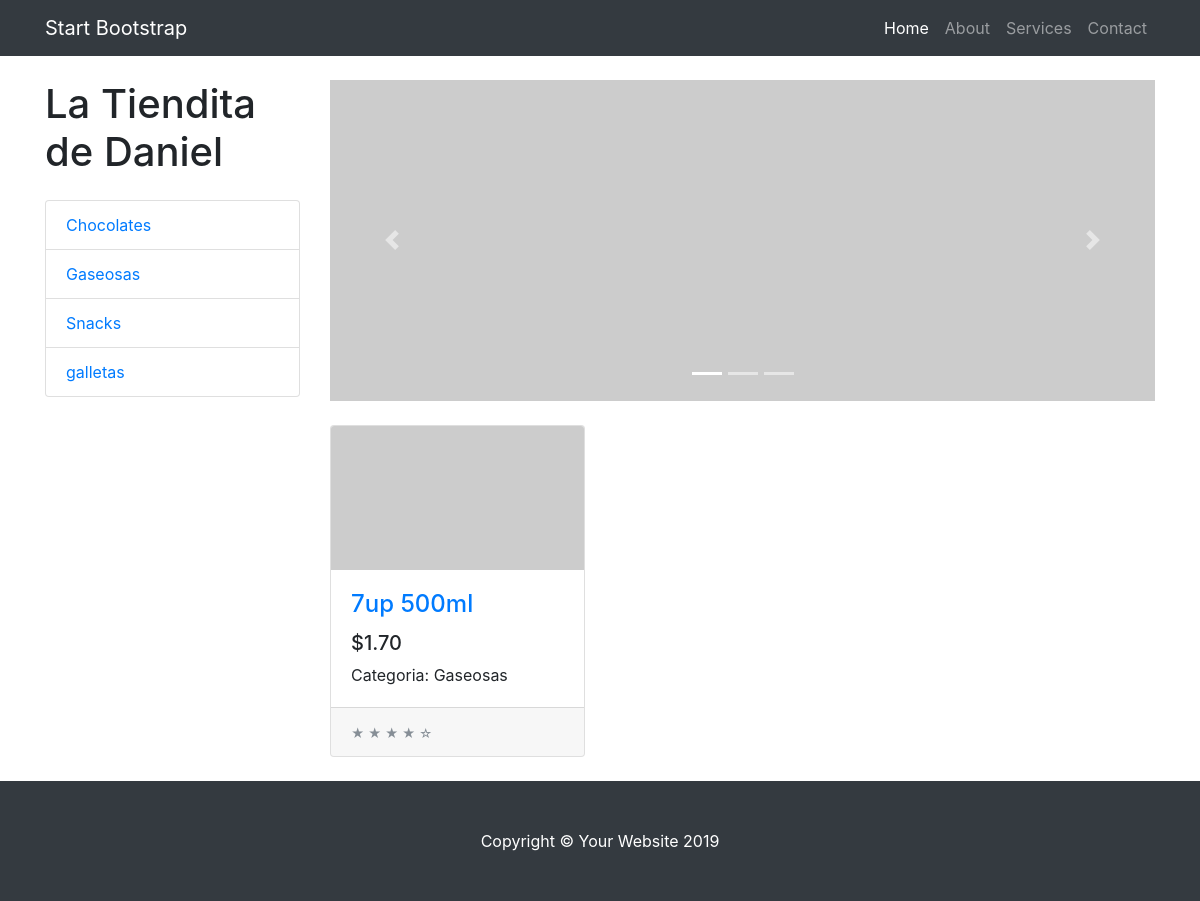
The page /tienda/categoria/2/ on the database its author committed.
### tienda/models.py (models this page shows, shortened)
class Categoria(models.Model):
    nombre = models.CharField(max_length=200)
    pub_date = models.DateTimeField('date published')

class Producto(models.Model):
    categoria = models.ForeignKey(Categoria, on_delete=models.CASCADE)
    nombre = models.CharField(max_length=200)
    precio = models.DecimalField(max_digits=6, decimal_places=2)
    stock = models.IntegerField(default=0)
    pub_date = models.DateTimeField('date published')
    imagen = models.ImageField(upload_to='productos',blank=True,null=True)

### tienda/views.py (the view)
# urls.py: path('categoria/<int:categoria_id>/', views.categoria, name='categoria'),
def categoria(request, categoria_id):
    product_list = Producto.objects.filter(categoria = categoria_id)[:6]
    cat_list = Categoria.objects.order_by('nombre')
    context = {'product_list': product_list, 'cat_list': cat_list}
    return render(request, 'tienda/categoria.html', context)

### tienda/templates/tienda/categoria.html (shortened to what this page needs)
{% extends "tienda/layout.html" %}
{% block content %}
    <div id="carouselExampleIndicators"
         class="carousel slide my-4"
         data-ride="carousel">
        <ol class="carousel-indicators">
            <li data-target="#carouselExampleIndicators"
                data-slide-to="0"
                class="active"></li>
            <li data-target="#carouselExampleIndicators" data-slide-to="1"></li>
            <li data-target="#carouselExampleIndicators" data-slide-to="2"></li>
        </ol>
        <div class="carousel-inner" role="listbox">
            <div class="carousel-item active">
                <img class="d-block img-fluid"
                     src="http://placehold.it/900x350"
                     alt="First slide">
            </div>
        </div>
        <a class="carousel-control-prev"
           href="#carouselExampleIndicators"
           role="button"
           data-slide="prev">
            <span class="carousel-control-prev-icon" aria-hidden="true"></span>
        </a>
        <a class="carousel-control-next"
           href="#carouselExampleIndicators"
           role="button"
           data-slide="next">
            <span class="carousel-control-next-icon" aria-hidden="true"></span>
        </a>
    </div>
    <div class="row">
        {% for prod in product_list %}
            <div class="col-lg-4 col-md-6 mb-4">
                <div class="card h-100">
                    <a href="producto/{{ prod.id }}/">
                        <img class="card-img-top" src="http://placehold.it/700x400" alt="">
                    </a>
                    <div class="card-body">
                        <h4 class="card-title">
                            <a href="producto/{{ prod.id }}/">{{ prod.nombre }}</a>
                        </h4>
                        <h5>${{ prod.precio }}</h5>
                        <p class="card-text">
                            Categoria: {{ prod.categoria.nombre }}
                        </p>
                    </div>
                    <div class="card-footer">
                        <small class="text-muted">&#9733; &#9733; &#9733; &#9733; &#9734;</small>
                    </div>
                </div>
            </div>
        {% endfor %}
    </div>
{% endblock %}

### tienda/templates/tienda/layout.html (shortened to what this page needs)
{% load static %}
<!DOCTYPE html>
<html lang="en">
  <head>
    <link href="{% static 'vendor/bootstrap/css/bootstrap.min.css' %}" rel="stylesheet">
    <link href="{% static 'css/shop.css' %}" rel="stylesheet">
  </head>
  <body>
    <nav class="navbar navbar-expand-lg navbar-dark bg-dark fixed-top">
      <div class="container">
        <a class="navbar-brand" href="#">Start Bootstrap</a>
        <div class="collapse navbar-collapse" id="navbarResponsive">
          <ul class="navbar-nav ml-auto">
            <li class="nav-item active">
              <a class="nav-link" href="#">Home
              </a>
            </li>
            <li class="nav-item">
              <a class="nav-link" href="#">About</a>
            </li>
            <li class="nav-item">
              <a class="nav-link" href="#">Services</a>
            </li>
            <li class="nav-item">
              <a class="nav-link" href="#">Contact</a>
            </li>
          </ul>
        </div>
      </div>
    </nav>
    <div class="container">
      <div class="row">
        <div class="col-lg-3">
          <h1 class="my-4">La Tiendita de Daniel</h1>
          <div class="list-group">
            {% for cat in cat_list %}
            <a href="/tienda/categoria/{{ cat.id }}/" class="list-group-item">{{ cat.nombre }}</a>
            {% endfor %}
          </div>
        </div>
        <div class="col-lg-9">
          {% block content %}{% endblock %}
        </div>
      </div>
    </div>
    <footer class="py-5 bg-dark">
      <div class="container">
        <p class="m-0 text-center text-white">Copyright &copy; Your Website 2019</p>
      </div>
    </footer>
  </body>
</html>

### tienda/static/css/shop.css (style rules this page uses)
body { padding-top: 54px; }
@media (min-width: 992px) { body { padding-top: 56px; } }

### rows shown on the page
Categoria: nombre "Chocolates"
Categoria: nombre "Gaseosas"
Categoria: nombre "Snacks"
Categoria: nombre "galletas"
Producto: nombre "7up 500ml", precio "1.70", categoria.nombre "Gaseosas"
